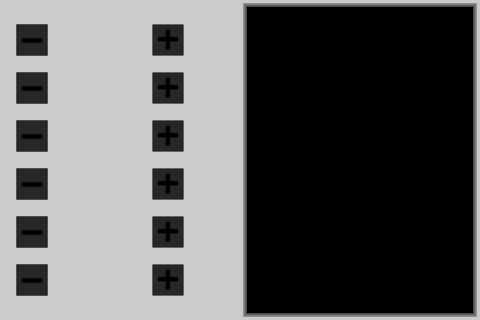

Tiled map render using the project's own tile images. Description and the map definition, with tile-layer contents summarised, below:
An orthogonal 60x40 tile map with 8x8 px tiles, 1 tile layer (Tile Layer 1), 3 tilesets.

<map version="1.0" orientation="orthogonal" renderorder="right-down" width="60" height="40" tilewidth="8" tileheight="8" nextobjectid="1">
 <tileset firstgid="1" name="ram" tilewidth="8" tileheight="8">
  <image source="ram.png" width="32" height="32" />
 </tileset>
 <tileset firstgid="17" name="minus" tilewidth="8" tileheight="8">
  <image source="minus.png" width="32" height="32" />
 </tileset>
 <tileset firstgid="33" name="plus" tilewidth="8" tileheight="8">
  <image source="plus.png" width="32" height="32" />
 </tileset>
 <layer name="Tile Layer 1" width="60" height="40">
  <data>[2400 cells, 1336 non-empty, 41 distinct tile ids]</data>
 </layer>
</map>
